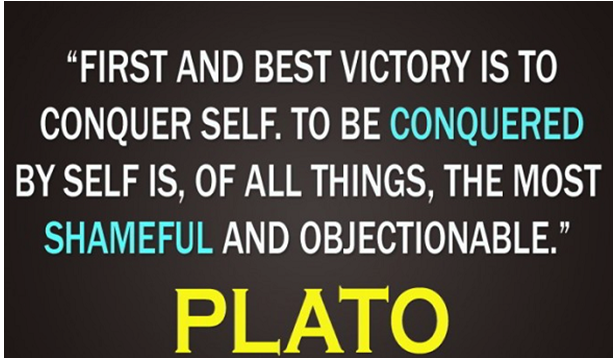
#> input picture Phase 2/q.jpg, 616 x 361 px
$ jupyter execute --allow-errors OCR.ipynb
#> lines starting #> are read from the running program, lines starting #| are printed output that depends on the picture
[cell 1]
# import the necessary packages
from imutils.object_detection import non_max_suppression
import numpy as np
import argparse
import time
import cv2
import pytesseract
import math
import cv2

[cell 2]
# # construct the argument parser and parse the arguments
# ap = argparse.ArgumentParser()
# ap.add_argument("-i", "--image", type=str,
# 	help="path to input image")
# ap.add_argument("-east", "--east", type=str,
# 	help="path to input EAST text detector")
# ap.add_argument("-c", "--min-confidence", type=float, default=0.5,
# 	help="minimum probability required to inspect a region")
# ap.add_argument("-w", "--width", type=int, default=320,
# 	help="resized image width (should be multiple of 32)")
# ap.add_argument("-e", "--height", type=int, default=320,
# 	help="resized image height (should be multiple of 32)")
# args = vars(ap.parse_args())

[cell 3]
min_confidence = 0.5
width = 960
height = 960
args = {
        'image' : './q.jpg',
        'east' : './frozen_east_text_detection.pb',
        'min_confidence' : min_confidence,
        'width' : width,
        'height' : height}

[cell 4]
# load the input image and grab the image dimensions
image = cv2.imread(args["image"])
#> image is the input picture: shape (361, 616, 3); mean B, G, R 66.1, 74.5, 76.7
orig = image.copy()
(H, W) = image.shape[:2]
#> H = 361; W = 616

tesseractOutputImage = np.zeros_like(orig)

# set the new width and height and then determine the ratio in change
# for both the width and height
(newW, newH) = (args["width"], args["height"])
rW = W / float(newW)
#> rW = 0.642
rH = H / float(newH)
#> rH = 0.376

# resize the image and grab the new image dimensions
image = cv2.resize(image, (newW, newH))
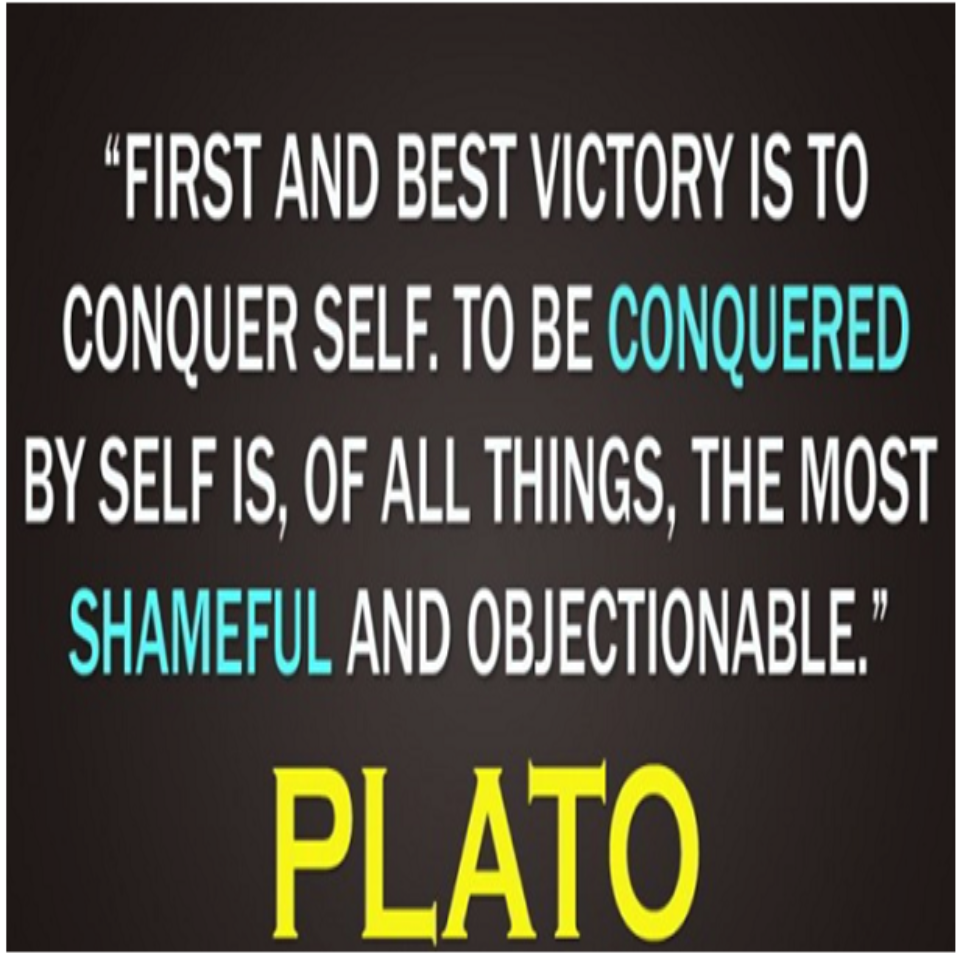
#> image: shape (960, 960, 3); mean B, G, R 66.1, 74.4, 76.7
(H, W) = image.shape[:2]
#> H = 960; W = 960

[cell 5]
from matplotlib import pyplot as plt
plt.get_backend()

plt.show()
plt.imshow(image)
plt.show()
plt.imshow(tesseractOutputImage)
plt.show()

[cell 6]
# define the two output layer names for the EAST detector model that
# we are interested -- the first is the output probabilities and the
# second can be used to derive the bounding box coordinates of text
layerNames = [
	"feature_fusion/Conv_7/Sigmoid",
	"feature_fusion/concat_3"]

[cell 7]
# load the pre-trained EAST text detector
print("EAST text detector reading")
#> (the rest of this cell did not finish here and is left out)

[cell 8]
# construct a blob from the image and then perform a forward pass of
# the model to obtain the two output layer sets
blob = cv2.dnn.blobFromImage(image, 1.0, (W, H),
	(123.68, 116.78, 103.94), swapRB=True, crop=False)
start = time.time()
#> (the rest of this cell did not finish here and is left out)

#> (a cell that did not finish here is left out)

[cell 10]
pytesseract.pytesseract.tesseract_cmd = r'C:\Program Files\Tesseract-OCR\tesseract.exe'

#> (a cell that did not finish here is left out)

[cell 12]
import pytesseract
import cv2
pytesseract.pytesseract.tesseract_cmd = r'C:\Program Files\Tesseract-OCR\tesseract.exe'
img_cv = cv2.imread('q.jpg')
img_rgb = cv2.cvtColor(img_cv, cv2.COLOR_BGR2RGB)


$ run again, with Phase 2/a.jpg copied over Phase 2/q.jpg
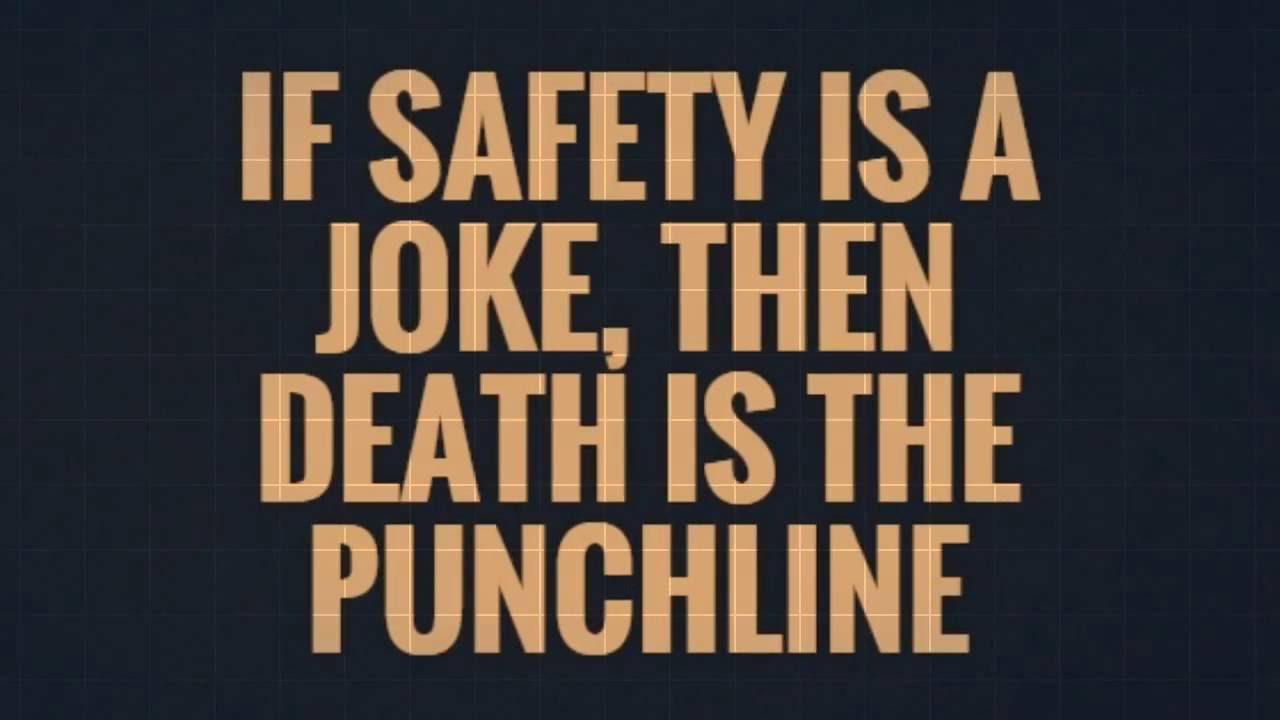
#> input picture Phase 2/a.jpg, 1280 x 720 px
#> image is the input picture: shape (720, 1280, 3); mean B, G, R 56.1, 61, 67.6
#> `image = cv2.resize(image, (newW, newH))`:
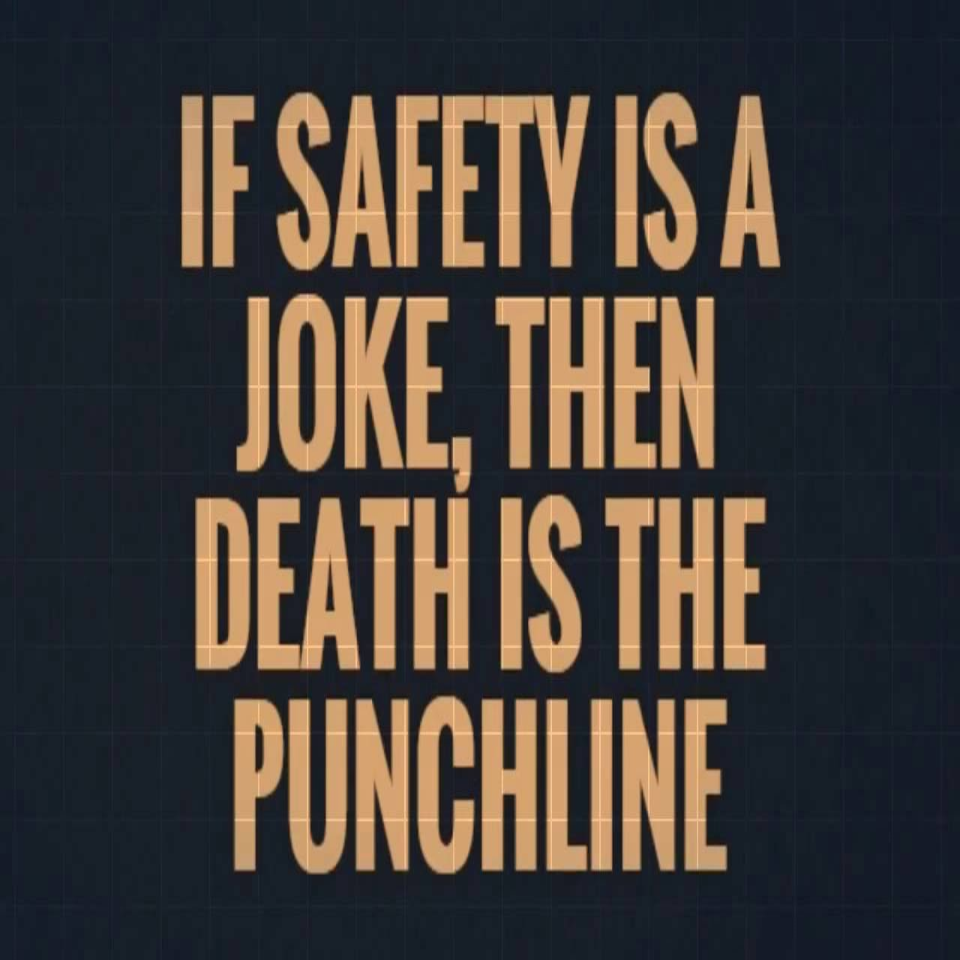
#> image: shape (960, 960, 3); mean B, G, R 56, 61, 67.6
